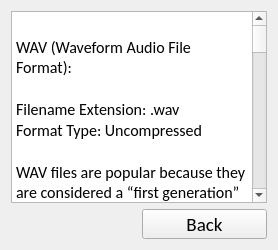
      <widget class="QWidget" name="Research_tab">
       <attribute name="title">
        <string>Research</string>
       </attribute>
       <layout class="QVBoxLayout" name="verticalLayout_5">
        <item>
         <widget class="QPlainTextEdit" name="researchPlainTextEdit">
          <property name="font">
           <font>
            <family>Calibri</family>
            <pointsize>12</pointsize>
           </font>
          </property>
          <property name="plainText">
           <string>
WAV (Waveform Audio File Format):

Filename Extension: .wav
Format Type: Uncompressed

WAV files are popular because they are considered a “first generation” format. That is, they are generally kept as the first digital copy of a file completely uncompressed. This means that WAV files are the best possible quality and have not gone through any digital alterations except to be outputted.

The downside of this type of compression is large file sizes. If you download a song from Free Stock Music, you’ll notice the WAV files are substantially larger than the MP3 alternatives — sometimes by two to three times more!

WAV files are good to have, however, because they allow the most flexibility. They are ideal for making copies of songs from because of their “first generation” status.


MP3 (MPEG-2 Audio Layer III):

Filename Extension: .mp3
Format Type: Lossy Compressed

When Internet file-sharing boomed into popularity with Napster and the iPod, the MP3 cornered the market for one reason: it had a small footprint. Without broadband connections, it was impractical at the time to share file sizes larger than the MP3 standard 2 – 3 Megabytes.

And that preference has stuck for some time now even though MP3 does not have nearly the same amount of quality as WAV or AIFF files. But despite this growing base of people using higher quality formats, there are still those who prefer the MP3 – whether out of nostalgia or quality, who knows.

What does this mean for you?  Well, the MP3 format uses compression which actually removes data from a song using complicated algorithms. The reason for removing this data is to save space and make the file smaller.

MP3 Audio quality:
When performing lossy audio encoding, such as creating an MP3 file, there is a trade-off between the amount of space used and the sound quality of the result. Typically, the creator is allowed to set a bit rate, which specifies how many kilobits the file may use per second of audio. The higher the bit rate, the larger the compressed file will be, and, generally, the closer it will sound to the original file.

With too low a bit rate, compression artifacts (i.e., sounds that were not present in the original recording) may be audible in the reproduction. Some audio is hard to compress because of its randomness and sharp attacks. When this type of audio is compressed, artifacts such as ringing or pre-echo are usually heard. A sample of applause compressed with a relatively low bit rate provides a good example of compression artifacts.

Besides the bit rate of an encoded piece of audio, the quality of MP3 files also depends on the quality of the encoder itself, and the difficulty of the signal being encoded. As the MP3 standard allows quite a bit of freedom with encoding algorithms, different encoders may feature quite different quality, even with identical bit rates. As an example, in a public listening test featuring two different MP3 encoders at about 128 kbit/s, one scored 3.66 on a 1–5 scale, while the other scored only 2.22.

Quality is dependent on the choice of encoder and encoding parameters.

The simplest type of MP3 file uses one bit rate for the entire file – this is known as Constant Bit Rate (CBR) encoding. Using a constant bit rate makes encoding simpler and faster. However, it is also possible to create files where the bit rate changes throughout the file. These are known as Variable Bit Rate (VBR) files. The idea behind this is that, in any piece of audio, some parts will be much easier to compress, such as silence or music containing only a few instruments, while others will be more difficult to compress. So, the overall quality of the file may be increased by using a lower bit rate for the less complex passages and a higher one for the more complex parts. With some encoders, it is possible to specify a given quality, and the encoder will vary the bit rate accordingly. Users who know a particular &quot;quality setting&quot; that is transparent to their ears can use this value when encoding all of their music, and generally speaking not need to worry about performing personal listening tests on each piece of music to determine the correct bit rate.

Perceived quality can be influenced by listening environment (ambient noise), listener attention, and listener training and in most cases by listener audio equipment (such as sound cards, speakers and headphones).

A test given to new students by Stanford University Music Professor Jonathan Berger showed that student preference for MP3-quality music has risen each year. Berger said the students seem to prefer the 'sizzle' sounds that MP3s bring to music.

</string>
          </property>
         </widget>
        </item>
        <item>
         <layout class="QHBoxLayout" name="horizontalLayout_7">
          <item>
           <widget class="QLabel" name="label_6">
            <property name="text">
             <string/>
            </property>
           </widget>
          </item>
          <item>
           <widget class="QPushButton" name="back_btn">
            <property name="maximumSize">
             <size>
              <width>160</width>
              <height>30</height>
             </size>
            </property>
            <property name="font">
             <font>
              <family>Calibri</family>
              <pointsize>14</pointsize>
             </font>
            </property>
            <property name="text">
             <string>Back</string>
            </property>
           </widget>
          </item>
         </layout>
        </item>
       </layout>
      </widget>
